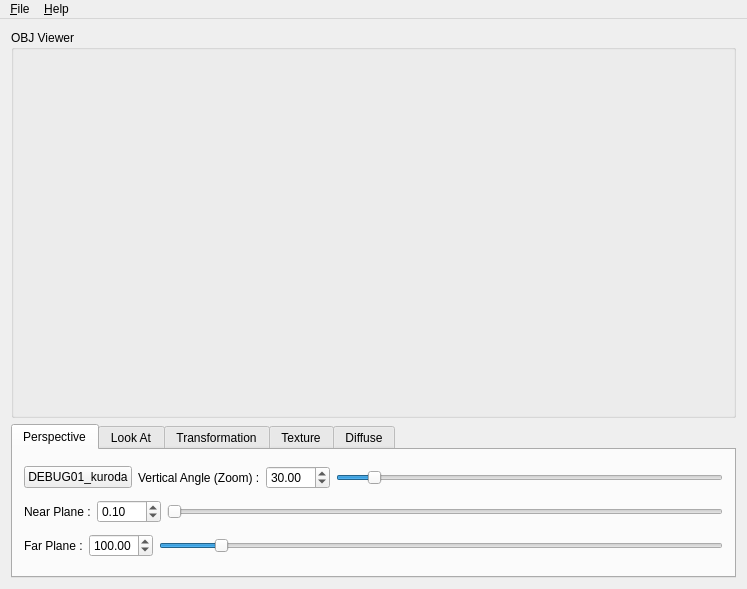
<?xml version="1.0" encoding="UTF-8"?>
<ui version="4.0">
 <class>MainWindow</class>
 <widget class="QMainWindow" name="MainWindow">
  <property name="geometry">
   <rect>
    <x>0</x>
    <y>0</y>
    <width>747</width>
    <height>589</height>
   </rect>
  </property>
  <property name="windowTitle">
   <string>OBJ-Reader</string>
  </property>
  <widget class="QWidget" name="centralWidget">
   <layout class="QGridLayout" name="gridLayout">
    <item row="0" column="0">
     <widget class="QGroupBox" name="groupBox">
      <property name="sizePolicy">
       <sizepolicy hsizetype="Preferred" vsizetype="Expanding">
        <horstretch>0</horstretch>
        <verstretch>0</verstretch>
       </sizepolicy>
      </property>
      <property name="title">
       <string>OBJ Viewer</string>
      </property>
      <layout class="QGridLayout" name="gridLayout_2">
       <item row="0" column="0">
        <widget class="QObj3dViewer" name="obj3dViewer" native="true"/>
       </item>
      </layout>
     </widget>
    </item>
    <item row="1" column="0">
     <widget class="QTabWidget" name="mainTabs">
      <property name="sizePolicy">
       <sizepolicy hsizetype="Expanding" vsizetype="Fixed">
        <horstretch>0</horstretch>
        <verstretch>0</verstretch>
       </sizepolicy>
      </property>
      <property name="currentIndex">
       <number>0</number>
      </property>
      <widget class="QWidget" name="perspectiveTab">
       <attribute name="title">
        <string>Perspective</string>
       </attribute>
       <layout class="QGridLayout" name="gridLayout_7">
        <item row="0" column="0">
         <layout class="QHBoxLayout" name="horizontalLayout_2">
          <item>
           <widget class="QPushButton" name="DEBUG01_pushButton">
            <property name="text">
             <string>DEBUG01_kuroda</string>
            </property>
           </widget>
          </item>
          <item>
           <widget class="QLabel" name="label">
            <property name="sizePolicy">
             <sizepolicy hsizetype="Fixed" vsizetype="Preferred">
              <horstretch>0</horstretch>
              <verstretch>0</verstretch>
             </sizepolicy>
            </property>
            <property name="text">
             <string>Vertical Angle (Zoom) :</string>
            </property>
           </widget>
          </item>
          <item>
           <widget class="QDoubleSpinBox" name="persVerticalAngleSpin">
            <property name="decimals">
             <number>2</number>
            </property>
            <property name="minimum">
             <double>0.000000000000000</double>
            </property>
            <property name="maximum">
             <double>360.000000000000000</double>
            </property>
            <property name="singleStep">
             <double>0.100000000000000</double>
            </property>
            <property name="value">
             <double>30.000000000000000</double>
            </property>
           </widget>
          </item>
          <item>
           <widget class="QSlider" name="persVerticalAngleSlider">
            <property name="maximum">
             <number>36000</number>
            </property>
            <property name="value">
             <number>3000</number>
            </property>
            <property name="orientation">
             <enum>Qt::Horizontal</enum>
            </property>
           </widget>
          </item>
         </layout>
        </item>
        <item row="1" column="0">
         <layout class="QHBoxLayout" name="horizontalLayout_4">
          <item>
           <widget class="QLabel" name="label_3">
            <property name="sizePolicy">
             <sizepolicy hsizetype="Fixed" vsizetype="Preferred">
              <horstretch>0</horstretch>
              <verstretch>0</verstretch>
             </sizepolicy>
            </property>
            <property name="text">
             <string>Near Plane :</string>
            </property>
           </widget>
          </item>
          <item>
           <widget class="QDoubleSpinBox" name="persNearSpin">
            <property name="decimals">
             <number>2</number>
            </property>
            <property name="minimum">
             <double>0.000000000000000</double>
            </property>
            <property name="maximum">
             <double>999.000000000000000</double>
            </property>
            <property name="singleStep">
             <double>0.100000000000000</double>
            </property>
            <property name="value">
             <double>0.100000000000000</double>
            </property>
           </widget>
          </item>
          <item>
           <widget class="QSlider" name="persNearSlider">
            <property name="maximum">
             <number>99900</number>
            </property>
            <property name="value">
             <number>10</number>
            </property>
            <property name="orientation">
             <enum>Qt::Horizontal</enum>
            </property>
           </widget>
          </item>
         </layout>
        </item>
        <item row="2" column="0">
         <layout class="QHBoxLayout" name="horizontalLayout_5">
          <item>
           <widget class="QLabel" name="label_4">
            <property name="sizePolicy">
             <sizepolicy hsizetype="Fixed" vsizetype="Preferred">
              <horstretch>0</horstretch>
              <verstretch>0</verstretch>
             </sizepolicy>
            </property>
            <property name="text">
             <string>Far Plane :</string>
            </property>
           </widget>
          </item>
          <item>
           <widget class="QDoubleSpinBox" name="persFarSpin">
            <property name="minimum">
             <double>0.000000000000000</double>
            </property>
            <property name="maximum">
             <double>999.000000000000000</double>
            </property>
            <property name="singleStep">
             <double>0.100000000000000</double>
            </property>
            <property name="value">
             <double>100.000000000000000</double>
            </property>
           </widget>
          </item>
          <item>
           <widget class="QSlider" name="persFarSlider">
            <property name="maximum">
             <number>99900</number>
            </property>
            <property name="value">
             <number>10000</number>
            </property>
            <property name="orientation">
             <enum>Qt::Horizontal</enum>
            </property>
           </widget>
          </item>
         </layout>
        </item>
       </layout>
      </widget>
      <widget class="QWidget" name="lookAtTab">
       <attribute name="title">
        <string>Look At</string>
       </attribute>
       <layout class="QGridLayout" name="gridLayout_3">
        <item row="0" column="0">
         <layout class="QHBoxLayout" name="horizontalLayout_6">
          <item>
           <widget class="QLabel" name="label_5">
            <property name="sizePolicy">
             <sizepolicy hsizetype="Fixed" vsizetype="Preferred">
              <horstretch>0</horstretch>
              <verstretch>0</verstretch>
             </sizepolicy>
            </property>
            <property name="text">
             <string>Eye (X,Y,Z) :</string>
            </property>
           </widget>
          </item>
          <item>
           <widget class="QDoubleSpinBox" name="lookEyeXSpin">
            <property name="minimum">
             <double>-99999.000000000000000</double>
            </property>
            <property name="maximum">
             <double>99999.000000000000000</double>
            </property>
            <property name="singleStep">
             <double>0.100000000000000</double>
            </property>
            <property name="value">
             <double>-5.000000000000000</double>
            </property>
           </widget>
          </item>
          <item>
           <widget class="QDoubleSpinBox" name="lookEyeYSpin">
            <property name="minimum">
             <double>-99999.000000000000000</double>
            </property>
            <property name="maximum">
             <double>99999.000000000000000</double>
            </property>
            <property name="singleStep">
             <double>0.100000000000000</double>
            </property>
            <property name="value">
             <double>2.000000000000000</double>
            </property>
           </widget>
          </item>
          <item>
           <widget class="QDoubleSpinBox" name="lookEyeZSpin">
            <property name="minimum">
             <double>-99999.000000000000000</double>
            </property>
            <property name="maximum">
             <double>99999.000000000000000</double>
            </property>
            <property name="singleStep">
             <double>0.100000000000000</double>
            </property>
            <property name="value">
             <double>5.000000000000000</double>
            </property>
           </widget>
          </item>
         </layout>
        </item>
        <item row="1" column="0">
         <layout class="QHBoxLayout" name="horizontalLayout_7">
          <item>
           <widget class="QLabel" name="label_6">
            <property name="sizePolicy">
             <sizepolicy hsizetype="Fixed" vsizetype="Preferred">
              <horstretch>0</horstretch>
              <verstretch>0</verstretch>
             </sizepolicy>
            </property>
            <property name="text">
             <string>Center (X,Y,Z) :</string>
            </property>
           </widget>
          </item>
          <item>
           <widget class="QDoubleSpinBox" name="lookCenterXSpin">
            <property name="minimum">
             <double>-99999.000000000000000</double>
            </property>
            <property name="maximum">
             <double>99999.000000000000000</double>
            </property>
            <property name="singleStep">
             <double>0.100000000000000</double>
            </property>
           </widget>
          </item>
          <item>
           <widget class="QDoubleSpinBox" name="lookCenterYSpin">
            <property name="minimum">
             <double>-99999.000000000000000</double>
            </property>
            <property name="maximum">
             <double>99999.000000000000000</double>
            </property>
            <property name="singleStep">
             <double>0.100000000000000</double>
            </property>
           </widget>
          </item>
          <item>
           <widget class="QDoubleSpinBox" name="lookCenterZSpin">
            <property name="minimum">
             <double>-99999.000000000000000</double>
            </property>
            <property name="maximum">
             <double>99999.000000000000000</double>
            </property>
            <property name="singleStep">
             <double>0.100000000000000</double>
            </property>
           </widget>
          </item>
         </layout>
        </item>
        <item row="2" column="0">
         <layout class="QHBoxLayout" name="horizontalLayout_8">
          <item>
           <widget class="QLabel" name="label_7">
            <property name="sizePolicy">
             <sizepolicy hsizetype="Fixed" vsizetype="Preferred">
              <horstretch>0</horstretch>
              <verstretch>0</verstretch>
             </sizepolicy>
            </property>
            <property name="text">
             <string>Up (X,Y,Z) :</string>
            </property>
           </widget>
          </item>
          <item>
           <widget class="QDoubleSpinBox" name="lookUpXSpin">
            <property name="minimum">
             <double>-99999.000000000000000</double>
            </property>
            <property name="maximum">
             <double>99999.000000000000000</double>
            </property>
            <property name="singleStep">
             <double>0.100000000000000</double>
            </property>
           </widget>
          </item>
          <item>
           <widget class="QDoubleSpinBox" name="lookUpYSpin">
            <property name="minimum">
             <double>-99999.000000000000000</double>
            </property>
            <property name="maximum">
             <double>99999.000000000000000</double>
            </property>
            <property name="singleStep">
             <double>0.100000000000000</double>
            </property>
            <property name="value">
             <double>1.000000000000000</double>
            </property>
           </widget>
          </item>
          <item>
           <widget class="QDoubleSpinBox" name="lookUpZSpin">
            <property name="minimum">
             <double>-99999.000000000000000</double>
            </property>
            <property name="maximum">
             <double>99999.000000000000000</double>
            </property>
            <property name="singleStep">
             <double>0.100000000000000</double>
            </property>
           </widget>
          </item>
         </layout>
        </item>
       </layout>
       <zorder></zorder>
       <zorder></zorder>
       <zorder></zorder>
      </widget>
      <widget class="QWidget" name="transformTab">
       <attribute name="title">
        <string>Transformation</string>
       </attribute>
       <layout class="QGridLayout" name="gridLayout_4">
        <item row="0" column="0">
         <layout class="QHBoxLayout" name="horizontalLayout_9">
          <item>
           <widget class="QLabel" name="label_8">
            <property name="sizePolicy">
             <sizepolicy hsizetype="Fixed" vsizetype="Preferred">
              <horstretch>0</horstretch>
              <verstretch>0</verstretch>
             </sizepolicy>
            </property>
            <property name="text">
             <string>Scale :</string>
            </property>
           </widget>
          </item>
          <item>
           <widget class="QDoubleSpinBox" name="scaleSpin">
            <property name="minimum">
             <double>-99999.000000000000000</double>
            </property>
            <property name="maximum">
             <double>99999.000000000000000</double>
            </property>
            <property name="singleStep">
             <double>0.100000000000000</double>
            </property>
            <property name="value">
             <double>1.000000000000000</double>
            </property>
           </widget>
          </item>
         </layout>
        </item>
        <item row="1" column="0">
         <layout class="QHBoxLayout" name="horizontalLayout_10">
          <item>
           <widget class="QLabel" name="label_9">
            <property name="sizePolicy">
             <sizepolicy hsizetype="Fixed" vsizetype="Preferred">
              <horstretch>0</horstretch>
              <verstretch>0</verstretch>
             </sizepolicy>
            </property>
            <property name="text">
             <string>Translate (X,Y,Z) :</string>
            </property>
           </widget>
          </item>
          <item>
           <widget class="QDoubleSpinBox" name="translateXSpin">
            <property name="minimum">
             <double>-99999.000000000000000</double>
            </property>
            <property name="maximum">
             <double>99999.000000000000000</double>
            </property>
            <property name="singleStep">
             <double>0.100000000000000</double>
            </property>
           </widget>
          </item>
          <item>
           <widget class="QDoubleSpinBox" name="translateYSpin">
            <property name="minimum">
             <double>-99999.000000000000000</double>
            </property>
            <property name="maximum">
             <double>99999.000000000000000</double>
            </property>
            <property name="singleStep">
             <double>0.100000000000000</double>
            </property>
           </widget>
          </item>
          <item>
           <widget class="QDoubleSpinBox" name="translateZSpin">
            <property name="minimum">
             <double>-99999.000000000000000</double>
            </property>
            <property name="maximum">
             <double>99999.000000000000000</double>
            </property>
            <property name="singleStep">
             <double>0.100000000000000</double>
            </property>
           </widget>
          </item>
         </layout>
        </item>
        <item row="2" column="0">
         <layout class="QHBoxLayout" name="horizontalLayout_11">
          <item>
           <widget class="QLabel" name="label_10">
            <property name="sizePolicy">
             <sizepolicy hsizetype="Fixed" vsizetype="Preferred">
              <horstretch>0</horstretch>
              <verstretch>0</verstretch>
             </sizepolicy>
            </property>
            <property name="text">
             <string>Rotate (Angle,X,Y,Z) :</string>
            </property>
           </widget>
          </item>
          <item>
           <widget class="QDoubleSpinBox" name="rotateAngleSpin">
            <property name="minimum">
             <double>-99999.000000000000000</double>
            </property>
            <property name="maximum">
             <double>99999.000000000000000</double>
            </property>
            <property name="singleStep">
             <double>0.100000000000000</double>
            </property>
           </widget>
          </item>
          <item>
           <widget class="QDoubleSpinBox" name="rotateXSpin">
            <property name="minimum">
             <double>-99999.000000000000000</double>
            </property>
            <property name="maximum">
             <double>99999.000000000000000</double>
            </property>
            <property name="singleStep">
             <double>0.100000000000000</double>
            </property>
           </widget>
          </item>
          <item>
           <widget class="QDoubleSpinBox" name="rotateYSpin">
            <property name="minimum">
             <double>-99999.000000000000000</double>
            </property>
            <property name="maximum">
             <double>99999.000000000000000</double>
            </property>
            <property name="singleStep">
             <double>0.100000000000000</double>
            </property>
           </widget>
          </item>
          <item>
           <widget class="QDoubleSpinBox" name="rotateZSpin">
            <property name="minimum">
             <double>-99999.000000000000000</double>
            </property>
            <property name="maximum">
             <double>99999.000000000000000</double>
            </property>
            <property name="singleStep">
             <double>0.100000000000000</double>
            </property>
           </widget>
          </item>
         </layout>
        </item>
        <item row="3" column="0">
         <layout class="QHBoxLayout" name="horizontalLayout_3">
          <item>
           <widget class="QLabel" name="label_14">
            <property name="text">
             <string>Rotate (-360 : +360) :</string>
            </property>
           </widget>
          </item>
          <item>
           <widget class="QSlider" name="rotateAngleSlider">
            <property name="minimum">
             <number>-3600</number>
            </property>
            <property name="maximum">
             <number>3600</number>
            </property>
            <property name="orientation">
             <enum>Qt::Horizontal</enum>
            </property>
           </widget>
          </item>
         </layout>
        </item>
       </layout>
      </widget>
      <widget class="QWidget" name="textureTab">
       <attribute name="title">
        <string>Texture</string>
       </attribute>
       <layout class="QGridLayout" name="gridLayout_6">
        <item row="0" column="0">
         <layout class="QHBoxLayout" name="horizontalLayout">
          <item>
           <widget class="QLabel" name="label_2">
            <property name="text">
             <string>Texture File :</string>
            </property>
           </widget>
          </item>
          <item>
           <widget class="QLineEdit" name="textureFileEdit"/>
          </item>
          <item>
           <widget class="QPushButton" name="browseTextureBtn">
            <property name="text">
             <string>Browse</string>
            </property>
           </widget>
          </item>
         </layout>
        </item>
       </layout>
      </widget>
      <widget class="QWidget" name="diffuseLightTab">
       <attribute name="title">
        <string>Diffuse</string>
       </attribute>
       <layout class="QGridLayout" name="gridLayout_5">
        <item row="1" column="0">
         <layout class="QHBoxLayout" name="horizontalLayout_14">
          <item>
           <widget class="QLabel" name="label_12">
            <property name="sizePolicy">
             <sizepolicy hsizetype="Fixed" vsizetype="Preferred">
              <horstretch>0</horstretch>
              <verstretch>0</verstretch>
             </sizepolicy>
            </property>
            <property name="text">
             <string>Kd (Diffuse Reflectivity) :</string>
            </property>
           </widget>
          </item>
          <item>
           <widget class="QDoubleSpinBox" name="lightKd1Spin">
            <property name="singleStep">
             <double>0.100000000000000</double>
            </property>
            <property name="value">
             <double>0.000000000000000</double>
            </property>
           </widget>
          </item>
          <item>
           <widget class="QDoubleSpinBox" name="lightKd2Spin">
            <property name="singleStep">
             <double>0.100000000000000</double>
            </property>
            <property name="value">
             <double>1.000000000000000</double>
            </property>
           </widget>
          </item>
          <item>
           <widget class="QDoubleSpinBox" name="lightKd3Spin">
            <property name="singleStep">
             <double>0.100000000000000</double>
            </property>
            <property name="value">
             <double>0.000000000000000</double>
            </property>
           </widget>
          </item>
         </layout>
        </item>
        <item row="0" column="0">
         <layout class="QHBoxLayout" name="horizontalLayout_13">
          <item>
           <widget class="QLabel" name="label_11">
            <property name="sizePolicy">
             <sizepolicy hsizetype="Fixed" vsizetype="Preferred">
              <horstretch>0</horstretch>
              <verstretch>0</verstretch>
             </sizepolicy>
            </property>
            <property name="text">
             <string>Position (X,Y,Z) :</string>
            </property>
           </widget>
          </item>
          <item>
           <widget class="QDoubleSpinBox" name="lightPosXSpin">
            <property name="minimum">
             <double>-99999.000000000000000</double>
            </property>
            <property name="maximum">
             <double>99999.000000000000000</double>
            </property>
            <property name="singleStep">
             <double>0.100000000000000</double>
            </property>
            <property name="value">
             <double>-25.000000000000000</double>
            </property>
           </widget>
          </item>
          <item>
           <widget class="QDoubleSpinBox" name="lightPosYSpin">
            <property name="minimum">
             <double>-99999.000000000000000</double>
            </property>
            <property name="maximum">
             <double>99999.000000000000000</double>
            </property>
            <property name="singleStep">
             <double>0.100000000000000</double>
            </property>
            <property name="value">
             <double>25.000000000000000</double>
            </property>
           </widget>
          </item>
          <item>
           <widget class="QDoubleSpinBox" name="lightPosZSpin">
            <property name="minimum">
             <double>-99999.000000000000000</double>
            </property>
            <property name="maximum">
             <double>99999.000000000000000</double>
            </property>
            <property name="singleStep">
             <double>0.100000000000000</double>
            </property>
            <property name="value">
             <double>25.000000000000000</double>
            </property>
           </widget>
          </item>
         </layout>
        </item>
        <item row="2" column="0">
         <layout class="QHBoxLayout" name="horizontalLayout_15">
          <item>
           <widget class="QLabel" name="label_13">
            <property name="sizePolicy">
             <sizepolicy hsizetype="Fixed" vsizetype="Preferred">
              <horstretch>0</horstretch>
              <verstretch>0</verstretch>
             </sizepolicy>
            </property>
            <property name="text">
             <string>Ld (Light Source Intensity) :</string>
            </property>
           </widget>
          </item>
          <item>
           <widget class="QDoubleSpinBox" name="lightLd1Spin">
            <property name="singleStep">
             <double>0.100000000000000</double>
            </property>
            <property name="value">
             <double>1.000000000000000</double>
            </property>
           </widget>
          </item>
          <item>
           <widget class="QDoubleSpinBox" name="lightLd2Spin">
            <property name="singleStep">
             <double>0.100000000000000</double>
            </property>
            <property name="value">
             <double>1.000000000000000</double>
            </property>
           </widget>
          </item>
          <item>
           <widget class="QDoubleSpinBox" name="lightLd3Spin">
            <property name="singleStep">
             <double>0.100000000000000</double>
            </property>
            <property name="value">
             <double>1.000000000000000</double>
            </property>
           </widget>
          </item>
         </layout>
        </item>
       </layout>
      </widget>
     </widget>
    </item>
   </layout>
  </widget>
  <widget class="QMenuBar" name="menuBar">
   <property name="geometry">
    <rect>
     <x>0</x>
     <y>0</y>
     <width>747</width>
     <height>21</height>
    </rect>
   </property>
   <widget class="QMenu" name="menu_File">
    <property name="title">
     <string>&amp;File</string>
    </property>
    <addaction name="action_Open"/>
    <addaction name="separator"/>
    <addaction name="actionE_xit"/>
   </widget>
   <widget class="QMenu" name="menu_Help">
    <property name="title">
     <string>&amp;Help</string>
    </property>
    <addaction name="actionAbout_Qt"/>
   </widget>
   <addaction name="menu_File"/>
   <addaction name="menu_Help"/>
  </widget>
  <action name="action_Open">
   <property name="text">
    <string>&amp;Open OBJ</string>
   </property>
   <property name="shortcut">
    <string>Ctrl+O</string>
   </property>
  </action>
  <action name="actionAbout_Qt">
   <property name="text">
    <string>About &amp;Qt</string>
   </property>
  </action>
  <action name="actionE_xit">
   <property name="text">
    <string>E&amp;xit</string>
   </property>
  </action>
 </widget>
 <layoutdefault spacing="6" margin="11"/>
 <customwidgets>
  <customwidget>
   <class>QObj3dViewer</class>
   <extends>QWidget</extends>
   <header>qobj3dviewer.h</header>
   <container>1</container>
  </customwidget>
 </customwidgets>
 <tabstops>
  <tabstop>mainTabs</tabstop>
  <tabstop>persVerticalAngleSpin</tabstop>
  <tabstop>persVerticalAngleSlider</tabstop>
  <tabstop>persNearSpin</tabstop>
  <tabstop>persNearSlider</tabstop>
  <tabstop>persFarSpin</tabstop>
  <tabstop>persFarSlider</tabstop>
  <tabstop>lookEyeXSpin</tabstop>
  <tabstop>lookEyeYSpin</tabstop>
  <tabstop>lookEyeZSpin</tabstop>
  <tabstop>lookCenterXSpin</tabstop>
  <tabstop>lookCenterYSpin</tabstop>
  <tabstop>lookCenterZSpin</tabstop>
  <tabstop>lookUpXSpin</tabstop>
  <tabstop>lookUpYSpin</tabstop>
  <tabstop>lookUpZSpin</tabstop>
  <tabstop>scaleSpin</tabstop>
  <tabstop>translateXSpin</tabstop>
  <tabstop>translateYSpin</tabstop>
  <tabstop>translateZSpin</tabstop>
  <tabstop>rotateAngleSpin</tabstop>
  <tabstop>rotateXSpin</tabstop>
  <tabstop>rotateYSpin</tabstop>
  <tabstop>rotateZSpin</tabstop>
  <tabstop>rotateAngleSlider</tabstop>
  <tabstop>textureFileEdit</tabstop>
  <tabstop>browseTextureBtn</tabstop>
  <tabstop>lightPosXSpin</tabstop>
  <tabstop>lightPosYSpin</tabstop>
  <tabstop>lightPosZSpin</tabstop>
  <tabstop>lightKd1Spin</tabstop>
  <tabstop>lightKd2Spin</tabstop>
  <tabstop>lightKd3Spin</tabstop>
  <tabstop>lightLd1Spin</tabstop>
  <tabstop>lightLd2Spin</tabstop>
  <tabstop>lightLd3Spin</tabstop>
 </tabstops>
 <resources/>
 <connections/>
</ui>
